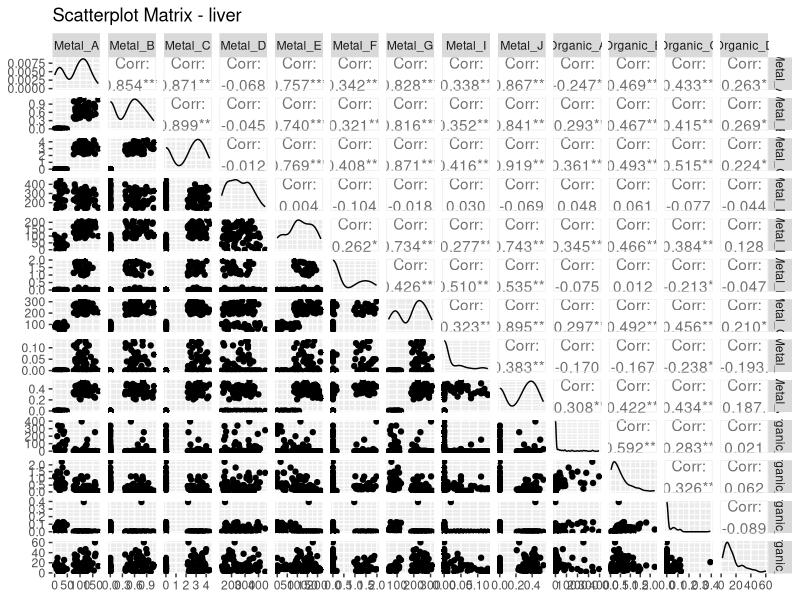
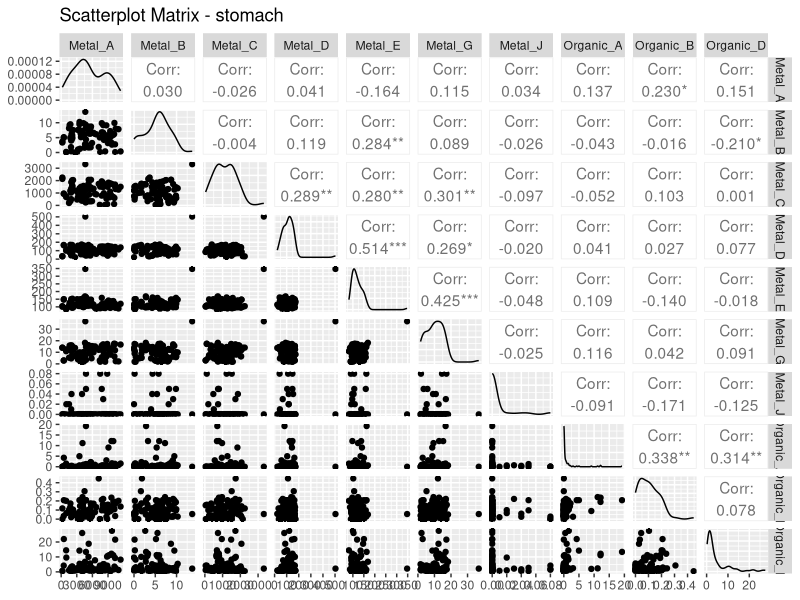
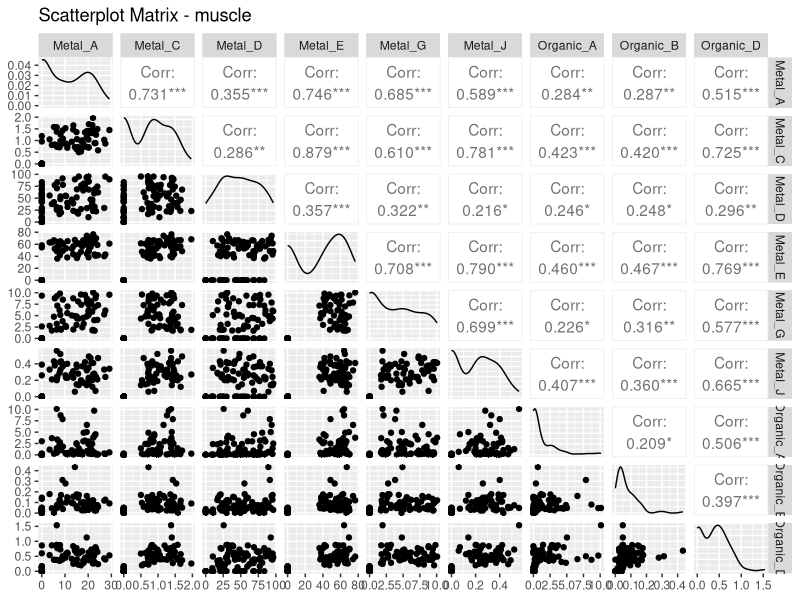
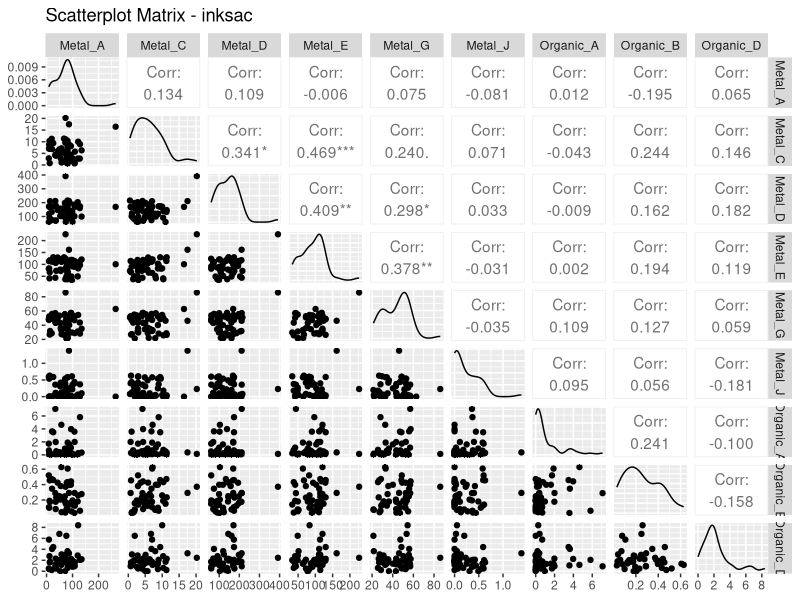

Write R code to recreate these figures, in order.
#LOADING LIBRARIES----
library(dplyr) # for data manipulation
library(fs) #for providing a modern, consistent, and cross-platform interface for working with the file system (e.g., creating, deleting, or navigating files and folders)
library(GGally) # for creating easy, multi-variable correlation and scatterplot matrices.
library(ggplot2) # for  data visualization
library(gridExtra) # for multiple ggplot2 plots to be arranged in a grid layout for combined display or export.
library(pheatmap) # for creating customizable heatmaps with clustering and annotations.
library(reshape2)  #  for transforming data between wide and long formats for easier analysis and visualization.
library(stringr) # For String Manipulation

#Data Processor Function before doing analysis
#It is recommended that the 'Keep_LOQ_values' argument remain as FALSE to remove all values below blank control (BB) or LOQ (BLOQ) to get a more accurate figure for the number of outliers within the dataset for the data distribution otherwise it will also classify values that are BB or BLOQ  as outliers leading to couble counting.
process_dataset <- function(data, keep_LOQ_values=FALSE) {
  # Check if the dataset is Trace Metals (Ag is in the 16th column)
  if (grepl("Metal", colnames(data)[16])) {
    
    # Processing for Trace Metals dataset
    data <- data %>%
      relocate(1:15, colnames(data)[16:25]) %>%
      mutate(across(4, ~ paste0(., ".")))  # Add "." to column 4
    
    # FUNCTIONS TO HELP MODIFY ID NUMBERS FOR FURTHER ANALYSIS (TM)
    ID_num_modifier <- function(x){#padding 0 to first two digits
      if (str_detect(substring(x[4],1,2),"\\.") == TRUE){ 
        modified_id=paste('0',substring(x[4],1,))
        modified_id<- gsub(" ", "",  modified_id)
        x[4] <- gsub(substring(x[4],1,), modified_id,  x[4])
      }
      return(x)
    }
    
    
    # Apply the 'ID_num_modifier' function and remove "." from the 'Area' column for data version 1 with numerical values as concentrationentrations
    data1 <- as.data.frame(t(apply(data, MARGIN = 1, ID_num_modifier)))
    data1$ID_num <- gsub("\\.", "", data1$ID_num)
    
    # Apply the 'ID_num_modifier' function and remove "." from the 'Area' column for data version 2 with classification groups (categorical values) representing concentration values
    data2 <- as.data.frame(t(apply(data, MARGIN = 1, ID_num_modifier)))
    data2$ID_num <- gsub("\\.", "", data2$ID_num)
    
    if(keep_LOQ_values == FALSE){
      cat("The LOQ values were replaced with 0.\n")
      # Replace "BLOQ" values with 0 in the relevant columns (16:25)
      data1[, 16:25] <- lapply(data1[, 16:25], gsub, pattern = ".*BLOQ.*", replacement = 0)
      data1[,c(16:25)] <- lapply(data1[,c(16:25)], gsub, pattern = ".*BB.*", replacement = 0)
      data1[,c(16:25)] <- lapply(data1[,c(16:25)], gsub, pattern = "^0$", replacement = 0)
      data1[,c(16:25)]  <- lapply(data1[,c(16:25)] , gsub, pattern = "N/A", replacement = 0)
      
      data2[,c(16:25)] <- lapply(data2[,c(16:25)], gsub, pattern = ".*BLOQ.*", replacement = 'BB+BLOQ')
      data2[,c(16:25)] <- lapply(data2[,c(16:25)], gsub, pattern = ".*BB.*", replacement = 'BB+BLOQ')
      data2[,c(16:25)] <- lapply(data2[,c(16:25)], gsub, pattern = "^0$", replacement = 'BLOD')
      data2[,c(16:25)]  <- lapply(data2[,c(16:25)] , gsub, pattern = "N/A", replacement = 'BLOD')
      data2[,c(16:25)] <- lapply(data2[,c(16:25)], gsub, pattern = "[0-9.]+", replacement = "Detected")
      return(list(dataset_with_numerical_values=data1, dataset_with_categorical_values=data2))
      
    }else{
      # Removing "BLOQ" and "BB" values in the relevant columns (16:25)
      data1[, 16:25] <- lapply(data1[, 16:25], gsub, pattern = " BLOQ", replacement = "")
      data1[,c(16:25)] <- lapply(data1[,c(16:25)], gsub, pattern = " BB", replacement = "")
      data1[,c(16:25)] <- lapply(data1[,c(16:25)], gsub, pattern = "^0$", replacement = 0)
      data1[,c(16:25)]  <- lapply(data1[,c(16:25)] , gsub, pattern = "N/A", replacement = 0)
      
      data2[,c(16:25)] <- lapply(data2[,c(16:25)], gsub, pattern = ".*BLOQ.*", replacement = 'BB+BLOQ')
      data2[,c(16:25)] <- lapply(data2[,c(16:25)], gsub, pattern = ".*BB.*", replacement = 'BB+BLOQ')
      data2[,c(16:25)] <- lapply(data2[,c(16:25)], gsub, pattern = "^0$", replacement = 'BLOD')
      data2[,c(16:25)]  <- lapply(data2[,c(16:25)] , gsub, pattern = "N/A", replacement = 'BLOD')
      data2[,c(16:25)] <- lapply(data2[,c(16:25)], gsub, pattern = "[0-9.]+", replacement = "Detected")
      
      process_with_user_input <- function() {
        # Ask the user if they want to keep LOQ values
        keep_loq <- readline(prompt = "Do you want to keep the original LOQ values? (yes/no): ")
        
        if (tolower(keep_loq) == "yes") {
          cat("You chose to keep LOQ values.\n")
          return("Keep LOQ") # Return a clear message indicating the choice
        } else if (tolower(keep_loq) == "no") {
          multiplier <- NA
          while (is.na(multiplier)) {
            user_input <- readline(prompt = "What number do you want to multiply the LOQ values by? ")
            multiplier <- suppressWarnings(as.numeric(user_input))
            
            if (is.na(multiplier)) {
              cat("Invalid input. Please enter a numeric value.\n")
            }
          }
          
          cat("You chose a multiplier of ", multiplier, ".\n")
          return(multiplier) # Return the chosen multiplier
        } else {
          cat("Invalid input. Please answer with 'yes' or 'no'.\n")
          return(NULL) # Return NULL for invalid input
        }
      }
      
      # To get user input for 
      user_choice <- process_with_user_input()
      
      # Modify "BLOQ" and "BB" values with userinput in the relevant columns (16:25)
      process_data <- function(data, multiplier) {
        # Validate user input
        if (is.na(multiplier)) {
          stop("Invalid multiplier. Please enter a numeric value.")
        }
        
        data1[, 16:25] <- lapply(16:25, function(index) {
          column <- data[[index]]  # Extract the column
          # Identify which values contain "BLOQ" or "BB"
          bloq_bb_mask <- grepl(" BLOQ| BB", column)
          # Remove "BLOQ" and "BB" text and convert to numeric
          cleaned_column <- suppressWarnings(as.numeric(gsub(" BLOQ| BB", "", column)))
          
          # Multiply only the masked values by the multiplier
          if (is.numeric(multiplier)) {
            cleaned_column[bloq_bb_mask] <- cleaned_column[bloq_bb_mask] * multiplier
          }
          
          # Return the updated column
          return(cleaned_column)
        })
        
        # Return the updated dataset
        return(list(dataset_with_numerical_values=data1, dataset_with_categorical_values=data2))
      }
      data1 <-process_data(data, user_choice)
      #return(list(dataset_with_numerical_values=data1, dataset_with_categorical_values=data2))
    }
    
  } else {
    # Processing for Organic Compounds dataset
    data <- data %>%
      relocate(Area, .after = ID_num) %>%
      mutate(across(4, ~ paste0(., ".")))  # Add "." to column 4
    
    # Convert column 6 to lowercase
    data[, 6] <- tolower(data[, 6])
    
    
    # FUNCTIONS TO HELP MODIFY ID NUMBERS FOR FURTHER ANALYSIS (TM)
    ID_num_modifier <- function(x){#padding 0 to first two digits
      if (str_detect(substring(x[4],1,2),"\\.") == TRUE){ 
        sk=paste('0',substring(x[4],1,))
        sk<- gsub(" ", "",  sk)
        x[4] <- gsub(substring(x[4],1,), sk,  x[4])
      }
      return(x)
    }
    
    # Apply the 'ID_num_modifier' function and remove "." from the 'Area' column for data version 1 with numerical values as concentrations
    data1 <- as.data.frame(t(apply(data, MARGIN = 1, ID_num_modifier)))
    data1$ID_num <- gsub("\\.", "", data1$ID_num)
    
    # Apply the 'ID_num_modifier' function and remove "." from the 'Area' column for data version 2 with classification groups representing concentration values
    data2 <- as.data.frame(t(apply(data, MARGIN = 1, ID_num_modifier)))
    data2$ID_num <- gsub("\\.", "", data2$ID_num)
    
    if(keep_LOQ_values == FALSE){
      cat("The LOQ values were replaced with 0.\n")
      # Replace "BLOQ", "N/A", and "0" values with 0 in the relevant columns (16:19)
      data1[, 16:19] <- lapply(data1[, 16:19], gsub, pattern = ".*BLOQ.*", replacement = 0)
      data1[, 16:19] <- lapply(data1[, 16:19], gsub, pattern = "N/A", replacement = 0)
      data1[, 16:19] <- lapply(data1[, 16:19], gsub, pattern = "^0$", replacement = 0)
      
      data2[,c(16:19)] <- lapply(data2[,c(16:19)], gsub, pattern = ".*BLOQ.*", replacement = 'BLOQ')
      data2[,c(16:19)] <- lapply(data2[,c(16:19)], gsub, pattern = "^0$", replacement = 'BLOD')
      data2[,c(16:19)]  <- lapply(data2[,c(16:19)] , gsub, pattern = "N/A", replacement = 'BLOD')
      data2[,c(16:19)] <- lapply(data2[,c(16:19)], gsub, pattern = "[0-9.]+", replacement = "Detected")
      
      return(list(dataset_with_numerical_values=data1, dataset_with_categorical_values=data2))
      
    }else{
      # Removing "BLOQ" and  values in the relevant columns (16:19)
      data1[, 16:19] <- lapply(data1[, 16:19], gsub, pattern = " BLOQ", replacement = "")
      data1[, 16:19] <- lapply(data1[, 16:19], gsub, pattern = "N/A", replacement = 0)
      data1[, 16:19] <- lapply(data1[, 16:19], gsub, pattern = "^0$", replacement = 0)
      
      data2[,c(16:19)] <- lapply(data2[,c(16:19)], gsub, pattern = ".*BLOQ.*", replacement = 'BLOQ')
      data2[,c(16:19)] <- lapply(data2[,c(16:19)], gsub, pattern = "^0$", replacement = 'BLOD')
      data2[,c(16:19)]  <- lapply(data2[,c(16:19)] , gsub, pattern = "N/A", replacement = 'BLOD')
      data2[,c(16:19)] <- lapply(data2[,c(16:19)], gsub, pattern = "[0-9.]+", replacement = "Detected")
      
      process_with_user_input <- function() {
        # Ask the user if they want to keep LOQ values
        keep_loq <- readline(prompt = "Do you want to keep LOQ values? (yes/no): ")
        
        if (tolower(keep_loq) == "yes") {
          cat("You chose to keep LOQ values.\n")
          return("Keep LOQ") # Return a clear message indicating the choice
        } else if (tolower(keep_loq) == "no") {
          multiplier <- NA
          
          while (is.na(multiplier)) {
            user_input <- readline(prompt = "What number do you want to multiply the LOQ values by? ")
            multiplier <- suppressWarnings(as.numeric(user_input))
            
            if (is.na(multiplier)) {
              cat("Invalid input. Please enter a numeric value.\n")
            }
          }
          
          cat("You chose a multiplier of ", multiplier, ".\n")
          return(multiplier) # Return the chosen multiplier
        } else {
          cat("Invalid input. Please answer with 'yes' or 'no'.\n")
          return(NULL) # Return NULL for invalid input
        }
      }
      
      # To get user input for 
      user_choice <- process_with_user_input()
      
      # Modify "BLOQ" and "BB" values with userinput in the relevant columns (16:25)
      process_data <- function(data, multiplier) {
        # Validate user input
        if (is.na(multiplier)) {
          stop("Invalid multiplier. Please enter a numeric value.")
        }
        data1[, 16:19] <- lapply(16:19, function(index) {
          column <- data[[index]]  # Extract the column
          # Identify which values contain "BLOQ" or "BB"
          bloq_bb_mask <- grepl(" BLOQ| BB", column)
          # Remove "BLOQ" and "BB" text and convert to numeric
          cleaned_column <- suppressWarnings(as.numeric(gsub(" BLOQ| BB", "", column)))
          
          # Multiply only the masked values by the multiplier
          if (is.numeric(multiplier)) {
            cleaned_column[bloq_bb_mask] <- cleaned_column[bloq_bb_mask] * multiplier
          }
          
          # Return the updated column
          return(cleaned_column)
        })
        
        # Return the updated dataset
        #return(list(dataset_with_numerical_values=data1, dataset_with_categorical_values=data2))
      }
      data1 <-process_data(data, user_choice)
      return(list(dataset_with_numerical_values=data1, dataset_with_categorical_values=data2))
    }
  }
}


# Data Processing for Trace Metals dataset
tracemetals_data <- read.csv("Squid_Concentration_Analysis/3-Data_Mining/Datasets/preprocessed_data/Final_TMresults_mgkg.csv", header = TRUE)
datasets_for_trace_metals <- process_dataset(tracemetals_data, keep_LOQ_values = FALSE) 


# Data Processing for Organic Compounds dataset
organiccompounds_data <- read.csv("Squid_Concentration_Analysis/3-Data_Mining/Datasets/preprocessed_data/Final_OCresults_mgkg.csv", header = TRUE)
datasets_for_organic_compounds <- process_dataset(organiccompounds_data, keep_LOQ_values = FALSE)


# Extract the 'wide' datasets from each list
tm_data <- datasets_for_trace_metals$dataset_with_numerical_values
oc_data <- datasets_for_organic_compounds$dataset_with_numerical_values[,c(3:6,16:19)]

# Perform an inner join on the two datasets with common identifiers to check for polllutant interactions
combined_data <- left_join(
  tm_data,
  oc_data,
  by = c("Year", "ID_num", "Area", "Tissue")  # Optional: to distinguish same-named columns
)


explore_pollutant_interactions <- function(df, metal_cols, organic_cols) {
  
  # Changing concentration columns into numeric (flattening with unlist can cause issues)
  # Instead, convert each column individually:
  cols_to_convert <- c(16:29)
  df[, cols_to_convert] <- lapply(df[, cols_to_convert], as.numeric)
  
  # Desired tissue order
  tissue_order <- c("liver", "stomach", "muscle", "inksac")
  
  # Convert to factor to enforce order
  df$Tissue <- factor(df$Tissue, levels = tissue_order)
  
  tissues <- levels(df$Tissue)
  
  for (tissue in tissues) {
    
    output_folder <- file.path(
      "Squid_Concentration_Analysis/3-Data_Mining/Data_mining_plots/pollutant_interactions/"
    )
    dir_create(output_folder)
    
    df_tissue <- df %>% filter(Tissue == tissue)
    
    # Focus on numeric pollutant data
    df_focus <- df_tissue %>% select(all_of(c(metal_cols, organic_cols))) %>% select(where(is.numeric))
    
    min_nonzero_prop <- 0.10
    nonzero_prop <- colMeans(df_focus != 0, na.rm = TRUE)
    print(paste("Non-zero proportions for", tissue))
    print(nonzero_prop)
    
    # Keep columns with ≥ 10% non-zero values
    df_focus <- df_focus[, nonzero_prop >= min_nonzero_prop]
    
    # Remove constant columns (zero variance)
    df_focus <- df_focus[, sapply(df_focus, function(x) sd(x, na.rm = TRUE) > 0)]
    
    # Check if enough data remains
    if (nrow(df_focus) < 2 || ncol(df_focus) < 2) {
      cat("⚠️ Skipping tissue", tissue, "- not enough valid data.\n")
      next
    }
    
    # Correlation heatmap
    cor_matrix_focus <- cor(df_focus, use = "pairwise.complete.obs",method = "spearman")
    
    heatmap_path <- file.path(output_folder, paste0("heatmap_", tissue, ".png"))
    pheatmap(cor_matrix_focus,
             cluster_rows = TRUE,
             cluster_cols = TRUE,
             display_numbers = TRUE,
             fontsize_number = 8,
             main = paste("Correlation in", tissue),
             filename = heatmap_path)
    cat("✅ Heatmap saved for", tissue, "→", heatmap_path, "\n")
    
    # Scatterplot matrix with error handling
    scatterplot_path <- file.path(output_folder, paste0("scatterplot_", tissue, ".pdf"))
    
    tryCatch({
      pdf(scatterplot_path, width = 10, height = 10)
      print(ggpairs(df_focus, title = paste("Scatterplot Matrix -", tissue)))
      dev.off()
      cat("✅ Scatterplot matrix saved for", tissue, "→", scatterplot_path, "\n")
    }, error = function(e) {
      cat("❌ Error creating scatterplot for", tissue, ":", conditionMessage(e), "\n")
      # Close PDF device if still open
      if (dev.cur() != 1) dev.off()
      # Optionally remove corrupt file
      if (file.exists(scatterplot_path)) file.remove(scatterplot_path)
    })
  }
}

metal_cols <- c("Metal_A", "Metal_B", "Metal_C","Metal_D", "Metal_E", "Metal_F","Metal_G", "Metal_H", "Metal_I", "Metal_J")          # Replace with your actual column names
organic_cols <- c("Organic_A","Organic_B","Organic_C","Organic_D")     # Replace with your actual column names

explore_pollutant_interactions(combined_data, metal_cols, organic_cols)
